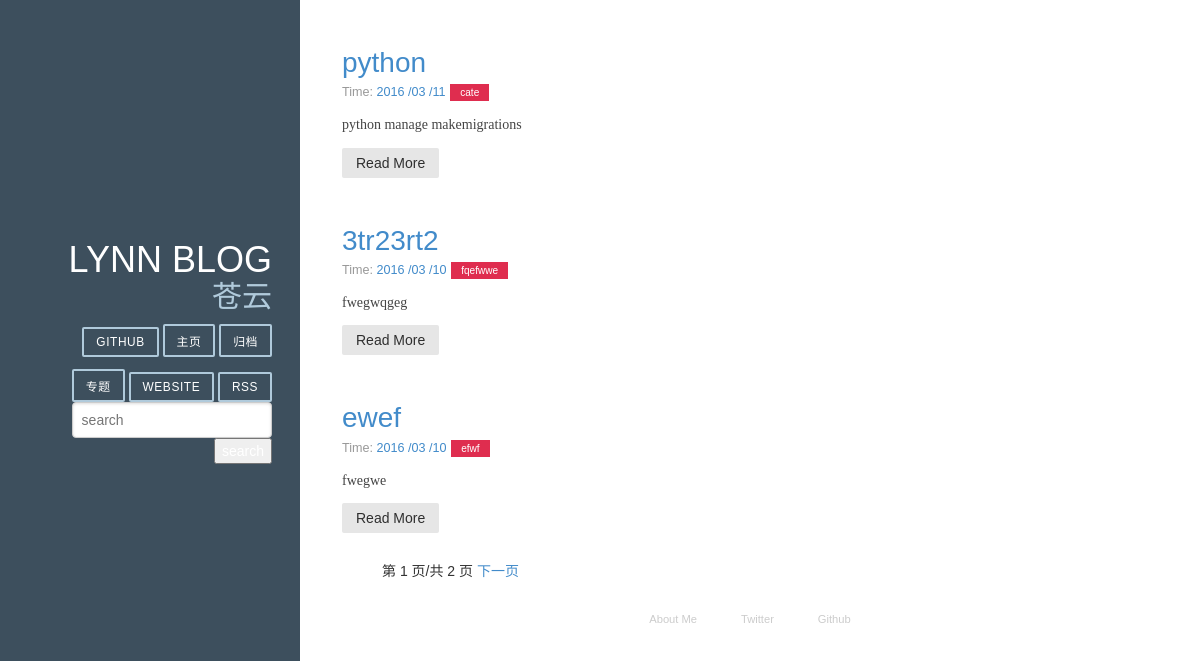
The app's page /, older data.
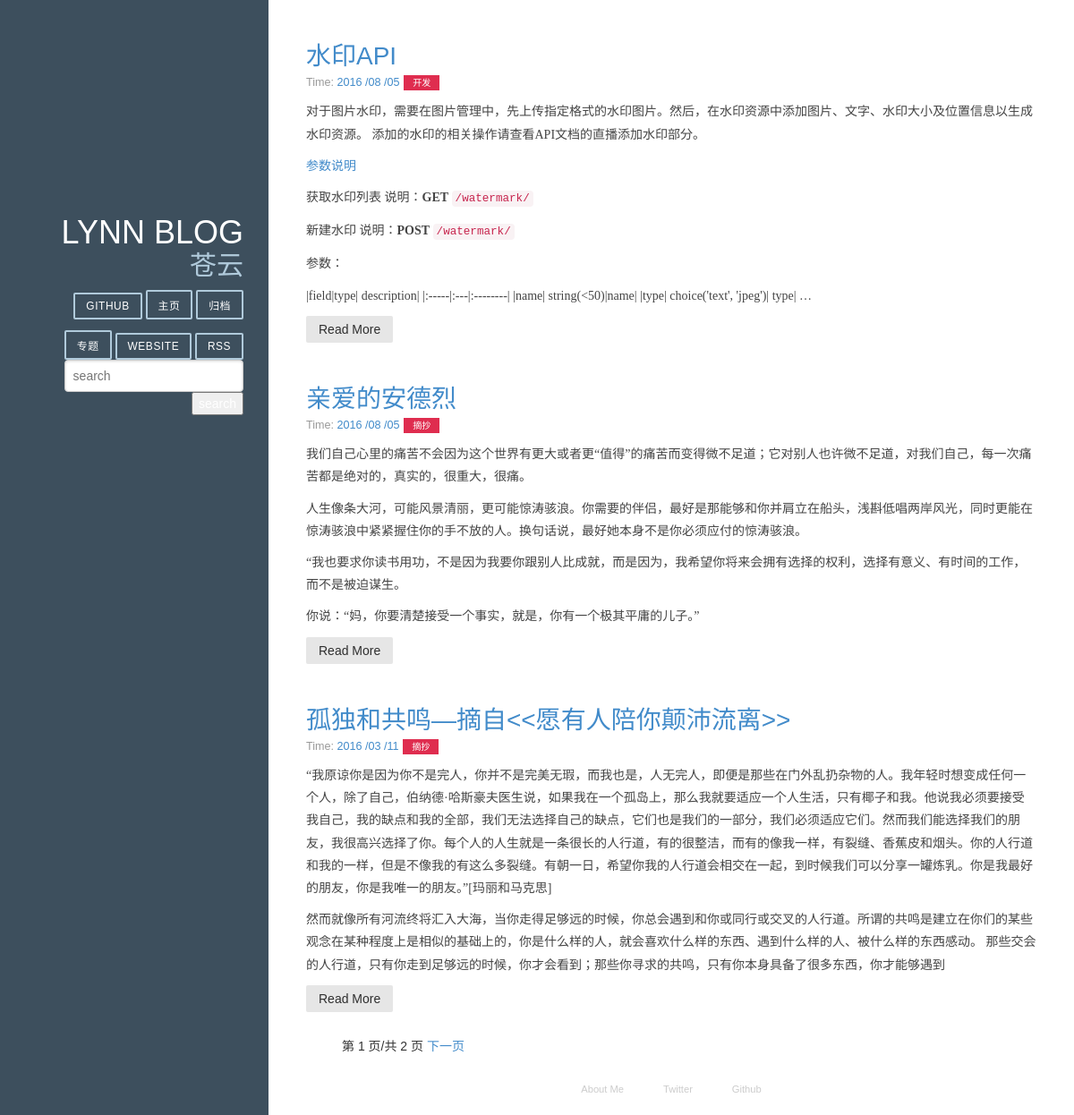
The same page, newer data.
### article/models.py (models this page shows, shortened)
class Article(models.Model):
    TAGS = (('F', 'Feeling'), ('W', 'Working'), ('E', 'Entertainment'))
    title = models.CharField(max_length=100)  # 博客题目
    tag = models.CharField(choices=TAGS, max_length=50, blank=True)
    category = models.CharField(max_length=50, blank=True)  # 博客标签
    date_time = models.DateTimeField(auto_now_add=True)  # 博客日期
    content = models.TextField(blank=True, null=True)  # 博客文字正文
    class Meta:
        ordering = ['-date_time']

### article/views.py (the view)
# urls.py: url(r'^$', ArticleListView.as_view(), name="home"),
class ArticleListView(ListView):
    model = Article
    template_name = "home.html"
    paginate_by = 3
    context_object_name = "post_list"

### article/templatetags/custom_markdown.py (called while the page is built)
@register.filter(is_safe=True)  #
@stringfilter  #
def custom_markdown(value):
    return mark_safe(markdown.markdown(value,
    	extensions=['markdown.extensions.fenced_code', 'markdown.extensions.codehilite'],
                                       safe_mode=True,
                                       enable_attributes=False))

### templates/home.html (shortened to what this page needs)
{% extends "base.html" %}
{% load custom_markdown %}
{% block content %}
{% if post_list %}
<div class="posts">
    {% for post in post_list %}
        <section class="post">
            <header class="post-header">
                <h2 class="post-title"><a href="{% url "detail" pk=post.id %}">{{ post.title }}</a></h2>
                    <p class="post-meta">
                        Time:  <a class="post-author" href="#">{{ post.date_time |date:"Y /m /d"}}</a> <a class="post-category post-category-js" href="#">{{ post.category }}</a>
                    </p>
            </header>
                <div class="post-description">
                    <p>
                        {{ post.content | truncatewords_html:20 | custom_markdown }}
                    </p>
                </div>
                <a class="pure-button" href="{% url "detail" pk=post.id %}">Read More</a>
        </section>
    {% endfor %}
    {% if is_paginated %}
    <div>
        <ul class="pagenation">
            <span> 第 {{ page_obj.number }} 页/共 {{ page_obj.paginator.num_pages }} 页</span>
            {% if page_obj.has_next %}
            <span><a href="?page={{ page_obj.next_page_number}}">下一页</a></span>
            {% endif %}
        </ul>
    </div>
    {% endif%}
{% else %}
<h1>NO Resutl</h1>
{% endif %}
</div>
{% endblock %}

Row changes from the older to the newer data that the page shows:
no longer on this page (row edited): Article: title "3tr23rt2", date_time "2016 /03 /10", category "fqefwwe", content|custom_markdown "fwegwqgeg"
no longer on this page (row edited): Article: title "ewef", date_time "2016 /03 /10", category "efwf", content|custom_markdown "fwegwe"
added Article: title "水印API", date_time "2016 /08 /05", category "开发", content|custom_markdown "对于图片水印，需要在图片管理中，先上传指定格式的水印图片。然后，在水印资源中添加图片、文字、水印大小及位置信息以生成水印资源。 添加的水印的相关操作请查看API文档的直播添加水印部分。 参数说明 获取水印列表 说明： GET /watermark/ 新建水印 说明： POST /watermark/ 参数： |field|type| description| |:-----|:---|:--------| |name| string(<50)|name| |type| choice('text', 'jpeg')| type| …"
added Article: title "亲爱的安德烈", date_time "2016 /08 /05", category "摘抄", content|custom_markdown "我们自己心里的痛苦不会因为这个世界有更大或者更“值得”的痛苦而变得微不足道；它对别人也许微不足道，对我们自己，每一次痛苦都是绝对的，真实的，很重大，很痛。 人生像条大河，可能风景清丽，更可能惊涛骇浪。你需要的伴侣，最好是那能够和你并肩立在船头，浅斟低唱两岸风光，同时更能在惊涛骇浪中紧紧握住你的手不放的人。换句话说，最好她本身不是你必须应付的惊涛骇浪。 “我也要求你读书用功，不是因为我要你跟别人比成就，而是因为，我希望你将来会拥有选择的权利，选择有意义、有时间的工作，而不是被迫谋生。 你说：“妈，你要清楚接受一个事实，就是，你有一个极其平庸的儿子。”"
changed Article: title "python" → "孤独和共鸣—摘自<<愿有人陪你颠沛流离>>"; category "cate" → "摘抄"; content|custom_markdown "python manage makemigrations" → "“我原谅你是因为你不是完人，你并不是完美无瑕，而我也是，人无完人，即便是那些在门外乱扔杂物的人。我年轻时想变成任何一个人，除了自己，伯纳德·哈斯豪夫医生说，如果我在一个孤岛上，那么我就要适应一个人生活，只有椰子和我。他说我必须要接受我自己，我的缺点和我的全部，我们无法选择自己的缺点，它们也是我们的一部分，我们必须适应它们。然而我们能选择我们的朋友，我很高兴选择了你。每个人的人生就是一条很长的人行道，有的很整洁，而有的像我一样，有裂缝、香蕉皮和烟头。你的人行道和我的一样，但是不像我的有这么多裂缝。有朝一日，希望你我的人行道会相交在一起，到时候我们可以分享一罐炼乳。你是我最好的朋友，你是我唯一的朋友。”[玛丽和马克思] 然而就像所有河流终将汇入大海，当你走得足够远的时候，你总会遇到和你或同行或交叉的人行道。所谓的共鸣是建立在你们的某些观念在某种程度上是相似的基础上的，你是什么样的人，就会喜欢什么样的东西、遇到什么样的人、被什么样的东西感动。 那些交会的人行道，只有你走到足够远的时候，你才会看到；那些你寻求的共鸣，只有你本身具备了很多东西，你才能够遇到"
